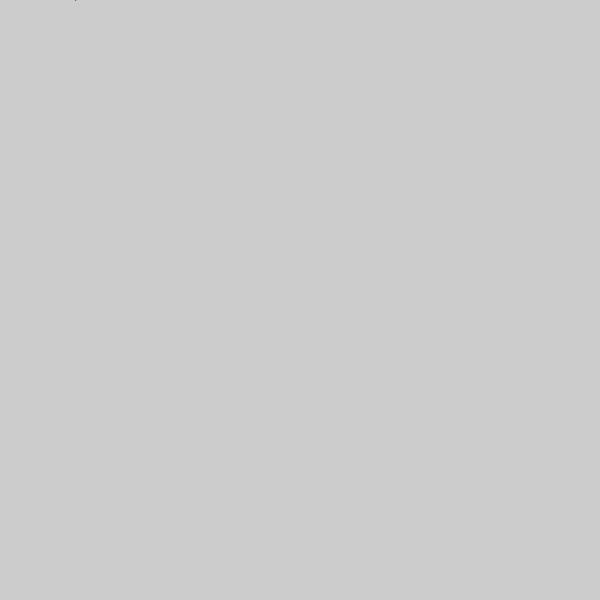
Frame 1 (no input)
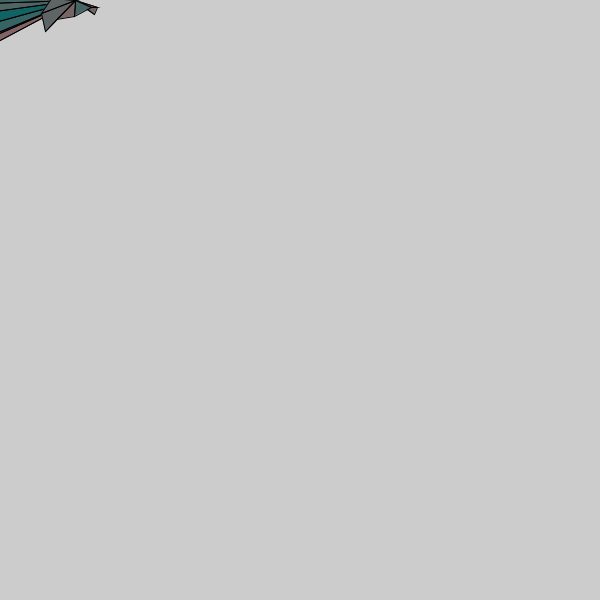
Frame 60 (the mouse pressed at the canvas centre just before this capture)
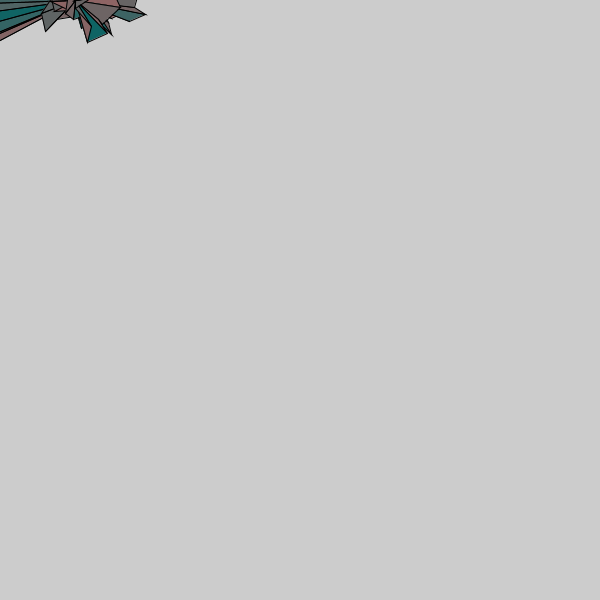
Frame 120 (the mouse held since frame 60 and released just before this capture)

The Processing sketch that drew these frames (run headless with seeded random() and noise(); from frame 60 on, the mouse is pressed at the canvas centre):

// Processing sketch: processing_136329
// ── processing_136329.pde

int x1;
int x2;
int x3;
int y1;
int y2;
int y3;

void setup() {
 size(600,600);
 
 x1 = width/8;
 y2 = height/4;
 x2 = x1;
 y2 = y1;
x3 = x1;
y3 = y1;
}

void draw(){
x2 = constrain( (x2-20+(round(random(40)))), -20, width+50);
y2 = constrain( (y2-20+(round(random(40)))), -20, width+50);
smooth();

fill(round(random(150)),100,100);
triangle(x1, y1, x2, y2, x3, y3);

x3=x2;
y3=y2;
}
